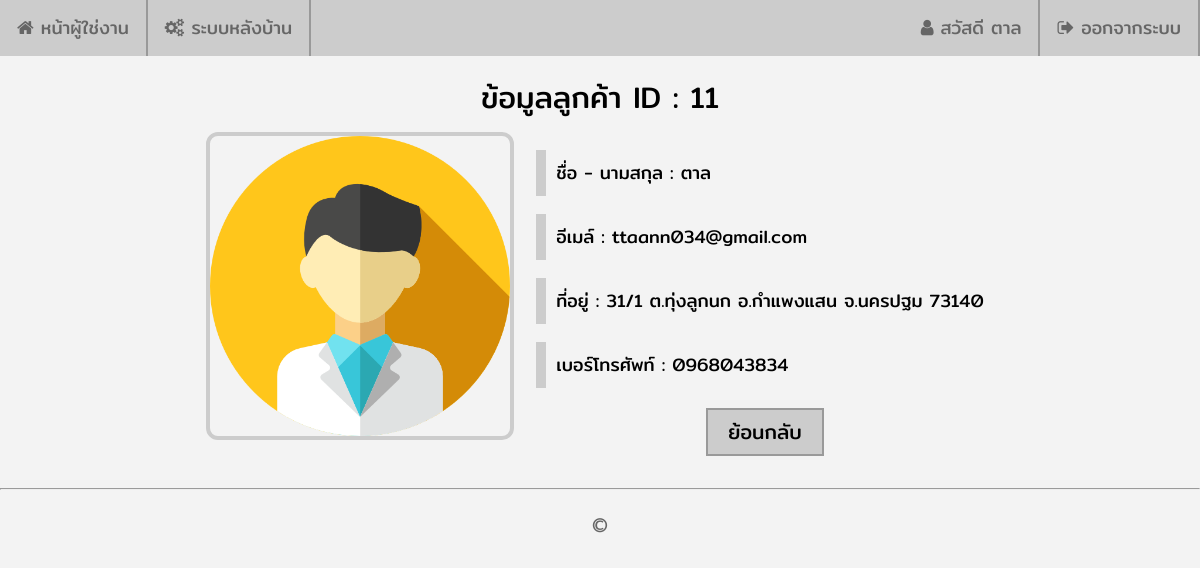
Screenshot of /shop_online/admin/order_list_member.php?member_id=11 (signed in) with the database file from the repository.
### tables this page shows
CREATE TABLE `member` (
  `member_id` int(10) NOT NULL,
  `member_username` varchar(30) NOT NULL,
  `member_password` varchar(30) NOT NULL,
  `member_name` varchar(100) NOT NULL,
  `member_email` varchar(100) NOT NULL,
  `member_address` text NOT NULL,
  `member_address2` text NOT NULL,
  `member_tel` varchar(10) NOT NULL,
  `member_img` text NOT NULL,
  `member_date` datetime NOT NULL,
  `member_level` enum('user','admin') NOT NULL DEFAULT 'user'
);

### shop_online/admin/order_list_member.php (the view, shortened to what this page needs)
<?php
    require_once('../connections/mysqli.php');
    $member_id = $_GET["member_id"];
    $strSQL2 = "SELECT * FROM member WHERE member_id = '".$member_id."'";
    $objQuery2 = mysqli_query($Connection,$strSQL2);
    $objResult2 = mysqli_fetch_array($objQuery2,MYSQLI_ASSOC);
?>
<!DOCTYPE html>
<html lang="en">
<head>
  <link rel="stylesheet" href="https://cdnjs.cloudflare.com/ajax/libs/font-awesome/4.7.0/css/font-awesome.min.css">
  <link rel="stylesheet" type="text/css" href="../assets/css/body.css">
  <link rel="stylesheet" type="text/css" href="../assets/css/navigationbar.css">
  <link rel="stylesheet" type="text/css" href="../assets/css/shop.css">
</head>
<body>
  <?php include '../includes/navbar_admin.php';?>
  <div class="shop_div_2">
    <span class="shop_span_7">ข้อมูลลูกค้า ID : <?php echo $objResult2["member_id"]; ?></span>
    <table align="center" cellpadding="10">
      <tr>
        <td valign="top">
          <img src="../images/member/<?php echo $objResult2["member_img"];?>" class="shop_img_1" width="300px" height="300px">
        </td>
        <td align="left" valign="top">
          <p class="shop_p_3">ชื่อ - นามสกุล : <?php echo $objResult2["member_name"]; ?></p>
          <p class="shop_p_3">อีเมล์ : <?php echo $objResult2["member_email"]; ?></p>
          <p class="shop_p_3">ที่อยู่ : <?php echo nl2br($objResult2["member_address"]); ?></p>
          <p class="shop_p_3">เบอร์โทรศัพท์ : <?php echo $objResult2["member_tel"]; ?></p>
          <div class="shop_div_4">
            <a href="order_list.php"><button class="shop_button_2">ย้อนกลับ</button></a>
          </div>
        </td>
      </tr>
    </table>
  </div>
  <hr>
  <?php include '../includes/footer.php';?>
</body>
</html>

### shop_online/assets/css/body.css (style rules this page uses)
body { font-family: mitrregular; background-color: #f3f3f3; margin-left: 0px; margin-top: 0px; margin-right: 0px; margin-bottom: 0px; }

### shop_online/assets/css/shop.css (style rules this page uses)
div.shop_div_2 { display: block; margin: auto; margin-top: 20px; margin-bottom: 20px; text-align: center; }
div.shop_div_4 { display: block; margin: auto; margin-top: 20px; text-align: center; }
span.shop_span_7 { display: block; color: #000; font-size: 30px; }
img.shop_img_1 { border: 4px solid #CCC; border-radius: 12px; }
p.shop_p_3 { display: block; border-left: 10px solid #CCC; padding: 10px; font-size: 18px; }
button.shop_button_2 { font-family: mitrregular; background-color: #CCC; border: 2px solid #999; color: #000; padding: 7px 20px; text-align: center; text-decoration: none; font-size: 20px; -webkit-transition-duration: 0.4s; transition-duration: 0.4s; cursor: pointer; }

### rows the page displays
member: member_id "11", member_img (placeholder picture), member_name "ตาล", member_email "ttaann034@gmail.com", member_address "31/1 ต.ทุ่งลูกนก อ.กำแพงแสน จ.นครปฐม 73140", member_tel "0968043834"

### other values shown
$_SESSION["member_name"] "ตาล"
